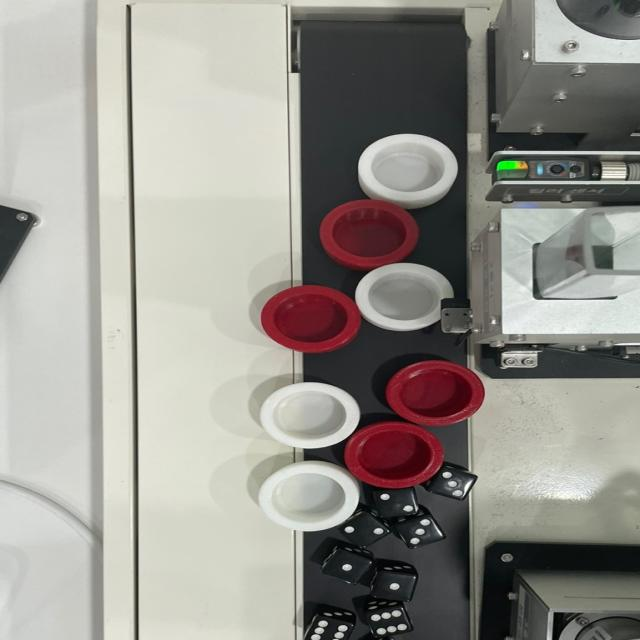
#> input picture iot/yolo_detect/test/images/KakaoTalk_20230917_131011234_09_jpg.rf.9ecbcc51ec678465622ff447a4ed8da3.jpg, 640 x 640 px, given in place of the camera
$ python diceNumber.py
#> lines starting #> are read from the running program, lines starting #| are printed output that depends on the picture
### iot/mongoConnect.py
from pymongo import MongoClient

client = MongoClient("mongodb+srv://seokjun:khElBqffRjsSifNv@seokjun.0v6yfhe.mongodb.net/?retryWrites=true&w=majority")

db = client['test']

# [5 lines left out: function insert_data, not called in this run]

def insert_number(num):
    data = {
        "DiceNumber": num
    }
    db.diceNums.insert_one(data)

### iot/diceNumber.py
import cv2
import numpy as np
from socket import *
from select import *
from time import sleep
import mongoConnect

# 교육키트 IP
HOST = '220.90.131.62'
# 교육키트 Port
PORT = 62543
BUFSIZE = 1024
ADDR = (HOST, PORT)

cap = cv2.VideoCapture(1)

readings = [-1, -1]
display = [0, 0]

Circle_Inertia = 0.6
Gaussian_ksize = (7, 7)
canny_threshold_min = 100
canny_threshold_max = 250

params = cv2.SimpleBlobDetector_Params()
params.filterByInertia = True
params.minInertiaRatio = Circle_Inertia

detector = cv2.SimpleBlobDetector_create(params)

while True:
    ret, frame = cap.read()
#> frame is the input picture: shape (640, 640, 3); mean B, G, R 141.5, 147.9, 150.4

    frame_blurred = cv2.GaussianBlur(frame, Gaussian_ksize, 1)
    frame_gray = cv2.cvtColor(frame_blurred, cv2.COLOR_BGR2GRAY)
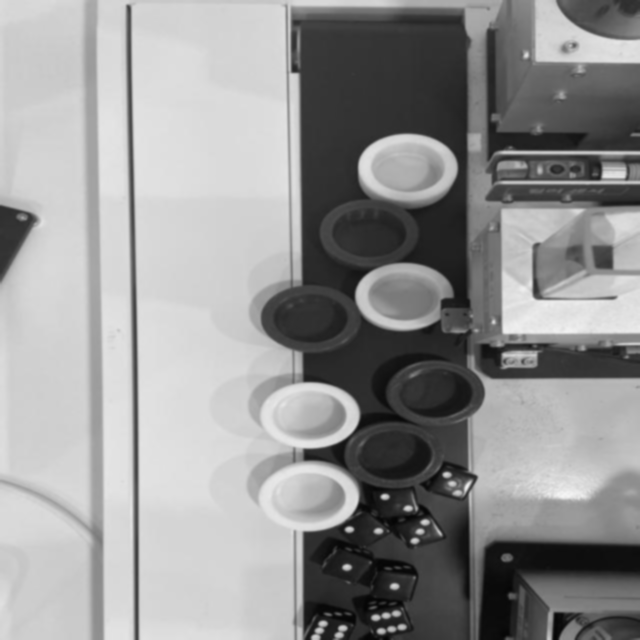
#> frame_gray: shape (640, 640); min 4, max 244, mean 148
    frame_canny = cv2.Canny(frame_gray, canny_threshold_min, canny_threshold_max, apertureSize=3, L2gradient=True)
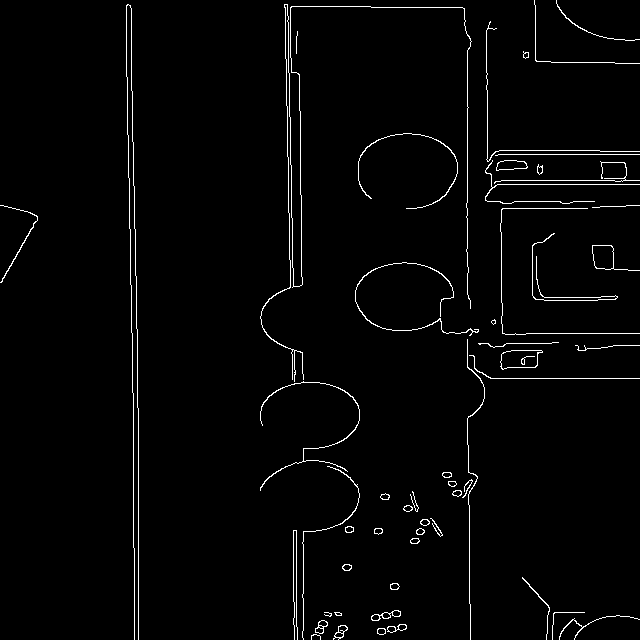
#> frame_canny: shape (640, 640); 2.1% white in thin lines or dots

    keypoints = detector.detect(frame_canny)
#> keypoints = 3 keypoints; (x, y, size): (603, 256, 24.1), (342, 629, 7.7), (420, 531, 6.5)
    num = len(keypoints)
#> num = 3
    readings.append(num)

    if readings[-1] == readings[-2] == readings[-3] == readings[-4] == readings[-5] == readings[-6]:
        im_with_keypoints = cv2.drawKeypoints(frame, keypoints, np.array([]), (0, 0, 255),
                                              cv2.DRAW_MATCHES_FLAGS_DRAW_RICH_KEYPOINTS)
        cv2.putText(im_with_keypoints, str(num), (500, 250), cv2.FONT_HERSHEY_SCRIPT_SIMPLEX, 5, (0, 255, 0))
        socketTxData = bytes(
            [76, 83, 73, 83, 45, 88, 71, 84, 0, 0, 0, 0, 160, 51, 0, 0, 22, 0, 0, 0, 88, 0, 2, 0, 0, 0, 1, 0, 8, 0, 37,
             68, 87, 48, 49, 49, 48, 48, 2, 0, ])
        num_little = num.to_bytes(2, 'little')

        if num != 0:
            mongoConnect.insert_number(num)
            print("num is " + str(num))
            try:
                clientSocket = socket(AF_INET, SOCK_STREAM)
                clientSocket.connect(ADDR)
                clientSocket.send(socketTxData + num_little)
                clientSocket.close()
            except  Exception as e:
                print("Error" + str(e))
        # cv2.imwrite("After.png", im_with_keypoints)
        # sleep(1)

$ run again, on iot/yolo_detect/test/images/KakaoTalk_20230917_131011234_27_jpg.rf.88efc37707cd82606649a200012e7bb5.jpg
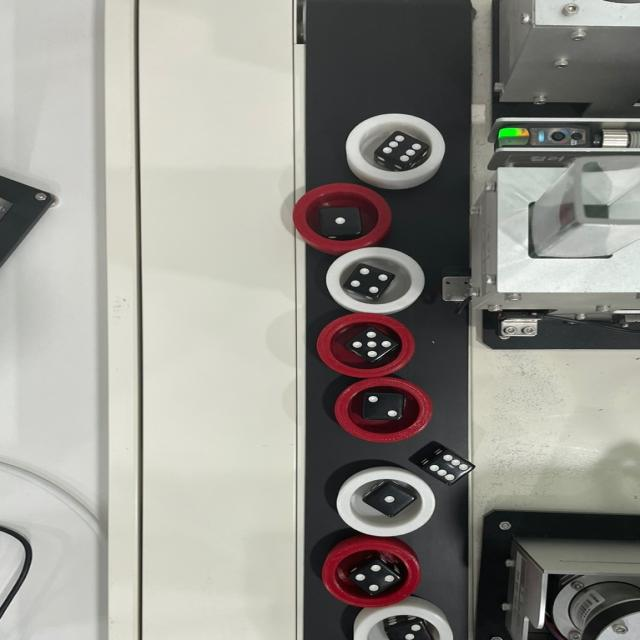
#> input picture iot/yolo_detect/test/images/KakaoTalk_20230917_131011234_27_jpg.rf.88efc37707cd82606649a200012e7bb5.jpg, 640 x 640 px, given in place of the camera
#> frame is the input picture: shape (640, 640, 3); mean B, G, R 140.6, 147.3, 149
#> `frame_gray = cv2.cvtColor(frame_blurred, cv2.COLOR_BGR2GRAY)`:
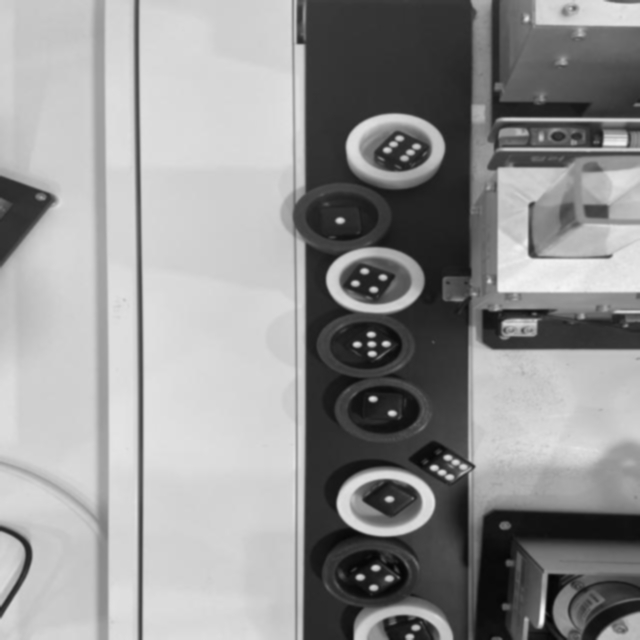
#> frame_gray: shape (640, 640); min 4, max 248, mean 147
#> `frame_canny = cv2.Canny(frame_gray, canny_threshold_min, canny_thresho..`:
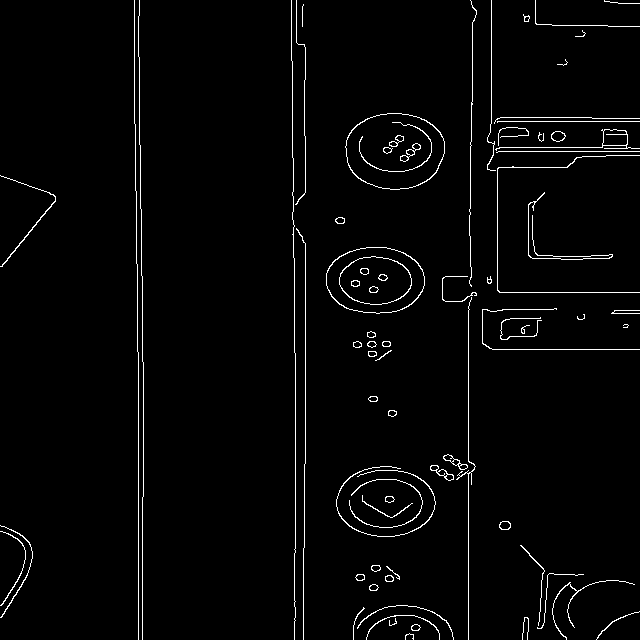
#> frame_canny: shape (640, 640); 2.4% white in thin lines or dots
#> keypoints = 3 keypoints; (x, y, size): (505, 525, 9.4), (449, 477, 6.7), (416, 146, 6.5)
#> num = 3

$ run again, on iot/yolo_detect/test/images/KakaoTalk_20230917_131034405_08_jpg.rf.4a1bf81f933e3782f052da23165a5f89.jpg
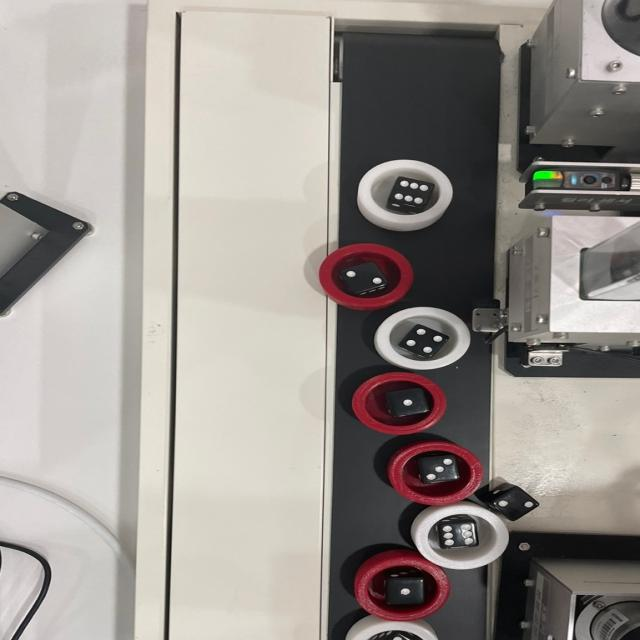
#> input picture iot/yolo_detect/test/images/KakaoTalk_20230917_131034405_08_jpg.rf.4a1bf81f933e3782f052da23165a5f89.jpg, 640 x 640 px, given in place of the camera
#> frame is the input picture: shape (640, 640, 3); mean B, G, R 142.5, 147.8, 153.7
#> `frame_gray = cv2.cvtColor(frame_blurred, cv2.COLOR_BGR2GRAY)`:
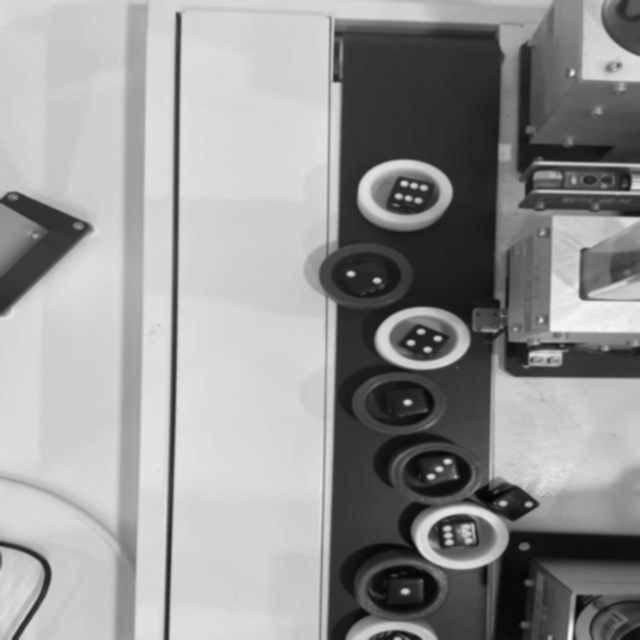
#> frame_gray: shape (640, 640); min 5, max 246, mean 149
#> `frame_canny = cv2.Canny(frame_gray, canny_threshold_min, canny_thresho..`:
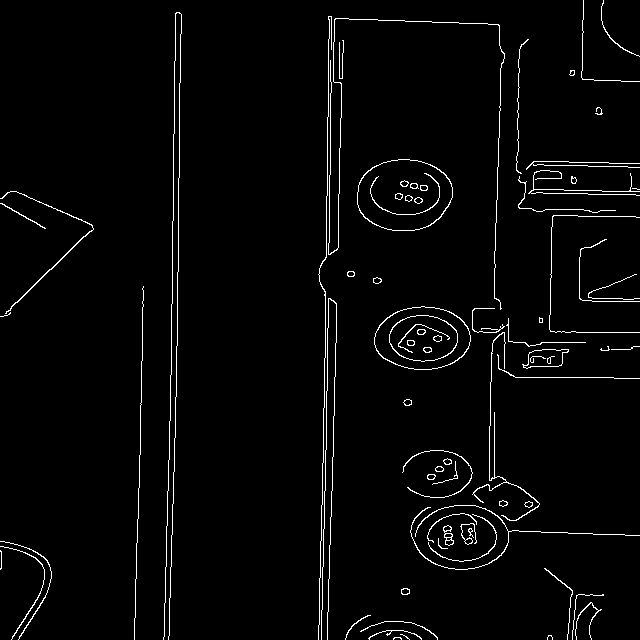
#> frame_canny: shape (640, 640); 2.6% white in thin lines or dots
#> keypoints = 3 keypoints; (x, y, size): (407, 402, 6.6), (418, 200, 6.3), (404, 197, 6.1)
#> num = 3

$ run again, on iot/yolo_detect/test/images/KakaoTalk_20230917_131034405_12_jpg.rf.5147f87cd355ba2d1df6f49f255649f5.jpg
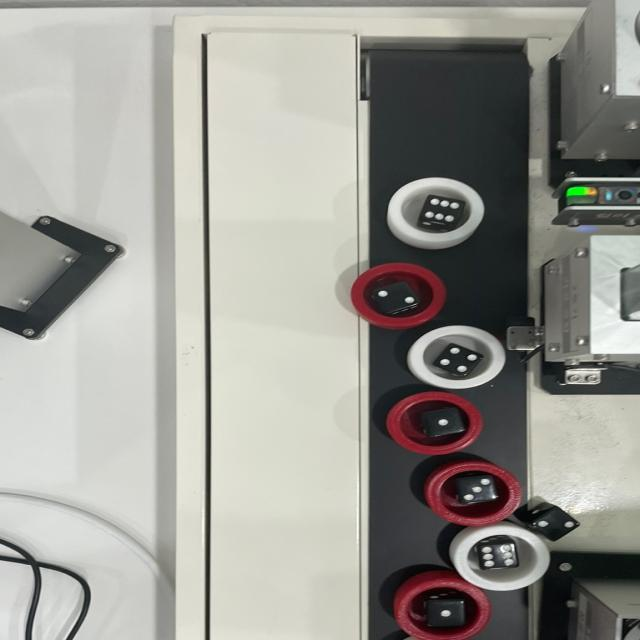
#> input picture iot/yolo_detect/test/images/KakaoTalk_20230917_131034405_12_jpg.rf.5147f87cd355ba2d1df6f49f255649f5.jpg, 640 x 640 px, given in place of the camera
#> frame is the input picture: shape (640, 640, 3); mean B, G, R 147.2, 153.4, 154.3
#> `frame_gray = cv2.cvtColor(frame_blurred, cv2.COLOR_BGR2GRAY)`:
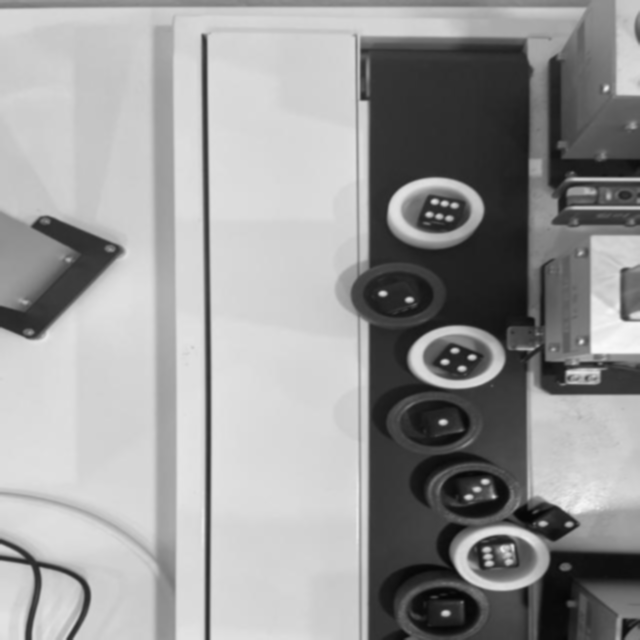
#> frame_gray: shape (640, 640); min 5, max 250, mean 153
#> `frame_canny = cv2.Canny(frame_gray, canny_threshold_min, canny_thresho..`:
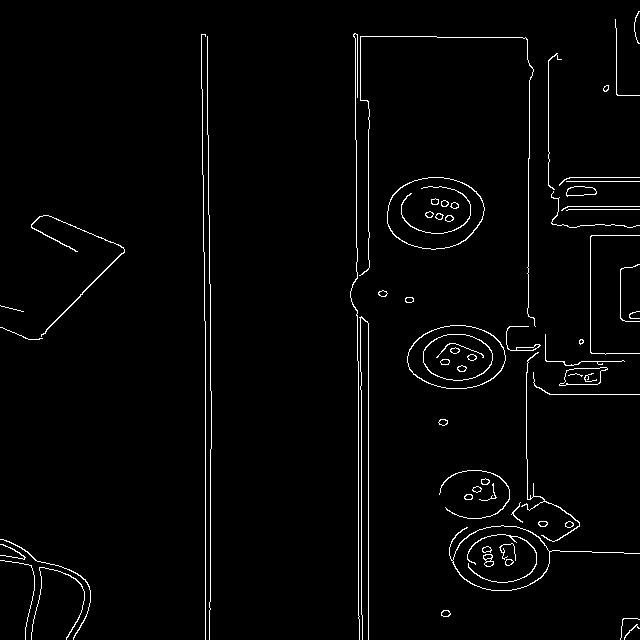
#> frame_canny: shape (640, 640); 2.2% white in thin lines or dots
#> keypoints = 6 keypoints; (x, y, size): (569, 524, 6.5), (449, 218, 6.5), (454, 205, 6.3), (429, 214, 6.2), (444, 203, 6.2), (439, 216, 6.1)
#> num = 6
